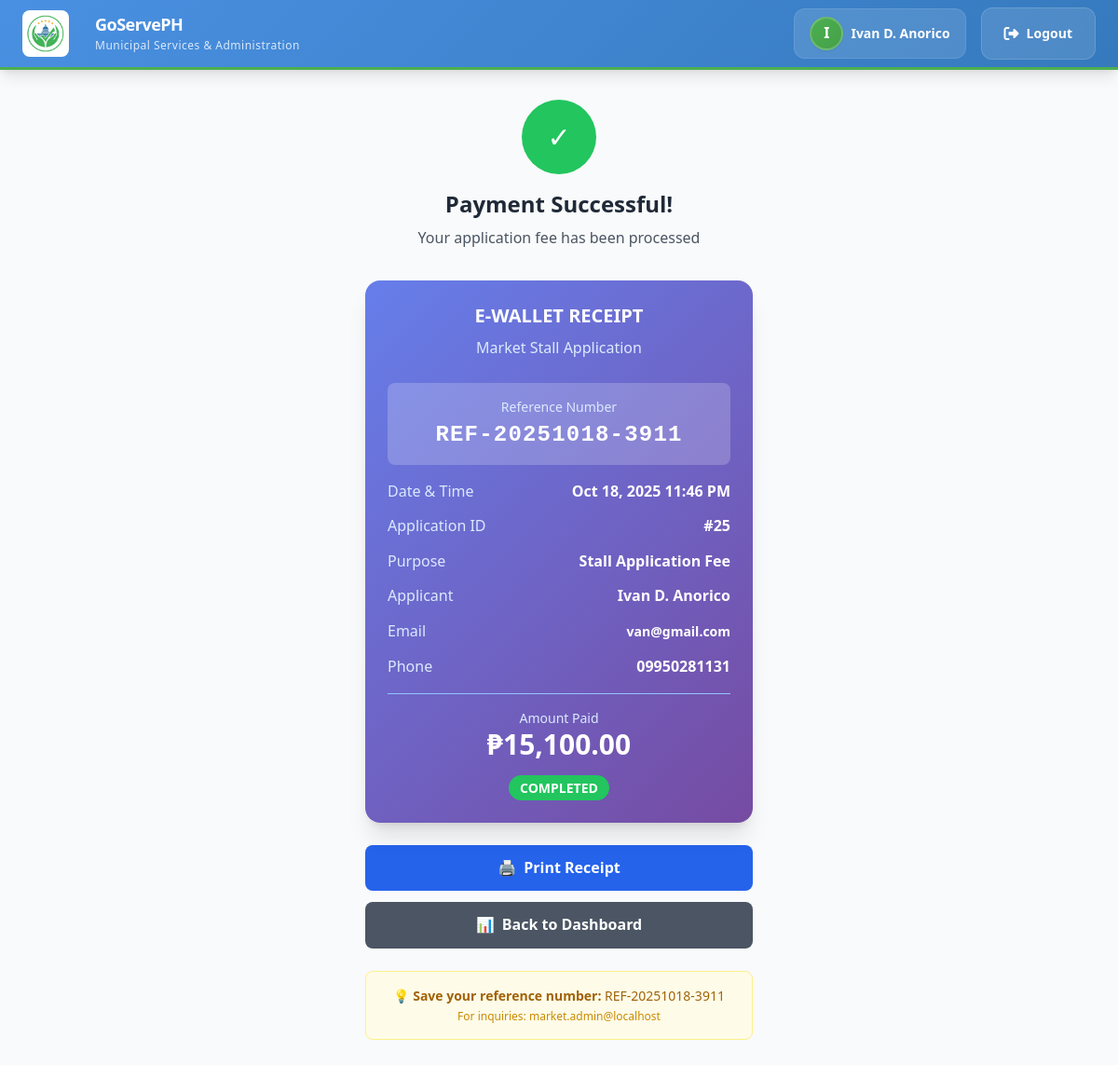
/citizen_portal/digital_card/payment_success.php?application_id=25 (signed in), run on the app's committed database.
### tables this page shows
CREATE TABLE `application_fee` (
  `id` int(11) NOT NULL,
  `application_id` int(11) NOT NULL,
  `application_fee` decimal(10,2) NOT NULL DEFAULT 100.00,
  `security_bond` decimal(10,2) NOT NULL DEFAULT 10000.00,
  `stall_rights_fee` decimal(10,2) NOT NULL,
  `total_amount` decimal(10,2) NOT NULL,
  `payment_date` datetime DEFAULT NULL,
  `status` enum('pending','paid','cancelled') NOT NULL DEFAULT 'pending',
  `reference_number` varchar(100) DEFAULT NULL,
  `payment_method` varchar(50) DEFAULT NULL,
  `phone_number` varchar(20) DEFAULT NULL,
  `email` varchar(255) DEFAULT NULL,
  `verification_code` varchar(6) DEFAULT NULL,
  `verification_attempts` int(11) DEFAULT 0,
  `verified_at` datetime DEFAULT NULL,
  `expires_at` datetime DEFAULT NULL,
  `created_at` datetime DEFAULT current_timestamp(),
  `updated_at` datetime DEFAULT current_timestamp() ON UPDATE current_timestamp()
);

CREATE TABLE `applications` (
  `id` int(11) NOT NULL,
  `user_id` int(11) NOT NULL,
  `stall_id` int(11) NOT NULL,
  `application_type` enum('new','renewal','transfer') NOT NULL DEFAULT 'new',
  `first_name` varchar(100) NOT NULL,
  `middle_name` varchar(100) DEFAULT NULL,
  `last_name` varchar(100) NOT NULL,
  `gender` enum('Male','Female','Other') NOT NULL,
  `date_of_birth` date NOT NULL,
  `civil_status` enum('Single','Married','Divorced','Widowed') NOT NULL,
  `house_number` varchar(50) DEFAULT NULL,
  `street` varchar(255) DEFAULT NULL,
  `barangay` varchar(255) DEFAULT NULL,
  `city` varchar(255) DEFAULT NULL,
  `zip_code` varchar(10) DEFAULT NULL,
  `contact_number` varchar(20) NOT NULL,
  `email` varchar(255) NOT NULL,
  `market_name` varchar(255) NOT NULL,
  `market_section` varchar(255) NOT NULL,
  `stall_number` varchar(100) NOT NULL,
  `business_name` varchar(255) NOT NULL,
  `certification_agree` tinyint(1) NOT NULL DEFAULT 0,
  `status` enum('pending','approved','rejected','cancelled','payment_phase','paid','documents_submitted','expired') NOT NULL DEFAULT 'pending',
  `application_date` datetime NOT NULL DEFAULT current_timestamp(),
  `updated_at` datetime DEFAULT current_timestamp() ON UPDATE current_timestamp()
);

### citizen_portal/digital_card/payment_success.php (the view, shortened to what this page needs)
<?php
$user_id = $_SESSION['user_id'];
$application_id = isset($_GET['application_id']) ? intval($_GET['application_id']) : null;
require_once '../../db/Market/market_db.php';
$application = null;
$payment_details = null;
try {
    $stmt = $pdo->prepare("
        SELECT
            a.*,
            s.name as stall_name,
            s.price as stall_price,
            m.name as market_name,
            sr.class_name
        FROM applications a
        LEFT JOIN stalls s ON a.stall_id = s.id
        LEFT JOIN maps m ON s.map_id = m.id
        LEFT JOIN stall_rights sr ON s.class_id = sr.class_id
        WHERE a.id = ? AND a.user_id = ?
    ");
    $stmt->execute([$application_id, $user_id]);
    $application = $stmt->fetch(PDO::FETCH_ASSOC);
    $payment_stmt = $pdo->prepare("
        SELECT af.*, a.email as user_email, a.contact_number as user_phone
        FROM application_fee af
        LEFT JOIN applications a ON af.application_id = a.id
        WHERE af.application_id = ? AND af.status = 'paid'
        ORDER BY af.id DESC LIMIT 1
    ");
    $payment_stmt->execute([$application_id]);
    $payment_details = $payment_stmt->fetch(PDO::FETCH_ASSOC);
} catch (PDOException $e) {
    error_log("Database error: " . $e->getMessage());
    $_SESSION['error'] = "Database error occurred.";
    header('Location: market-dashboard.php');
    exit;
}
$email = $payment_details['email'] ?? $payment_details['user_email'] ?? $_SESSION['email'] ?? $application['email'] ?? 'Not provided';
$phone = $payment_details['phone_number'] ?? $payment_details['user_phone'] ?? $_SESSION['phone_number'] ?? $application['contact_number'] ?? 'Not provided';
?>
<!DOCTYPE html>
<html lang="en">
<head>
    <script src="https://cdn.tailwindcss.com"></script>
    <link rel="stylesheet" href="../navbar.css">
</head>
<body class="bg-gray-50">
    <?php include '../../citizen_portal/navbar.php'; ?>
    <div class="container mx-auto px-4 py-8 max-w-md">
        <div class="text-center mb-8">
            <div class="success-animation mb-4">
                <div class="w-20 h-20 bg-green-500 rounded-full flex items-center justify-center mx-auto">
                    <span class="text-3xl text-white">✓</span>
                </div>
            </div>
            <h1 class="text-2xl font-bold text-gray-800 mb-2">Payment Successful!</h1>
            <p class="text-gray-600">Your application fee has been processed</p>
        </div>
        <div class="receipt-card p-6 mb-6 shadow-xl">
            <div class="text-center mb-6">
                <h2 class="text-xl font-bold mb-2">E-WALLET RECEIPT</h2>
                <p class="text-blue-100">Market Stall Application</p>
            </div>
            <div class="bg-white bg-opacity-20 rounded-lg p-4 mb-4 text-center">
                <p class="text-sm text-blue-100 mb-1">Reference Number</p>
                <p class="text-2xl font-bold font-mono tracking-wider">
                    <?= $payment_details['reference_number'] ?? 'N/A' ?>
                </p>
            </div>
            <div class="space-y-3">
                <div class="flex justify-between items-center">
                    <span class="text-blue-100">Date & Time</span>
                    <span class="font-semibold"><?= date('M j, Y g:i A', strtotime($payment_details['payment_date'] ?? 'now')) ?></span>
                </div>
                <div class="flex justify-between items-center">
                    <span class="text-blue-100">Application ID</span>
                    <span class="font-semibold">#<?= $application['id'] ?></span>
                </div>
                <div class="flex justify-between items-center">
                    <span class="text-blue-100">Purpose</span>
                    <span class="font-semibold text-right">Stall Application Fee</span>
                </div>
                <div class="flex justify-between items-center">
                    <span class="text-blue-100">Applicant</span>
                    <span class="font-semibold"><?= htmlspecialchars($full_name) ?></span>
                </div>
                <div class="flex justify-between items-center">
                    <span class="text-blue-100">Email</span>
                    <span class="font-semibold text-sm"><?= htmlspecialchars($email) ?></span>
                </div>
                <div class="flex justify-between items-center">
                    <span class="text-blue-100">Phone</span>
                    <span class="font-semibold"><?= htmlspecialchars($phone) ?></span>
                </div>
            </div>
            <div class="border-t border-blue-300 mt-4 pt-4 text-center">
                <p class="text-blue-100 text-sm">Amount Paid</p>
                <p class="text-3xl font-bold">₱<?= number_format($payment_details['total_amount'] ?? 0, 2) ?></p>
            </div>
            <div class="text-center mt-4">
                <span class="bg-green-500 text-white px-3 py-1 rounded-full text-sm font-semibold">
                    COMPLETED
                </span>
            </div>
        </div>
        <div class="space-y-3 no-print">
            <button onclick="window.print()"
                   class="w-full bg-blue-600 hover:bg-blue-700 text-white font-semibold py-3 px-6 rounded-lg transition-colors duration-200 flex items-center justify-center">
                <span class="mr-2">🖨️</span>
                Print Receipt
            </button>
            <a href="../market_card/market-dashboard.php"
               class="w-full bg-gray-600 hover:bg-gray-700 text-white font-semibold py-3 px-6 rounded-lg transition-colors duration-200 flex items-center justify-center no-print">
                <span class="mr-2">📊</span>
                Back to Dashboard
            </a>
        </div>
        <div class="text-center mt-6 p-4 bg-yellow-50 border border-yellow-200 rounded-lg no-print">
            <p class="text-yellow-700 text-sm">
                💡 <strong>Save your reference number:</strong> <?= $payment_details['reference_number'] ?? 'N/A' ?>
            </p>
            <p class="text-yellow-600 text-xs mt-1">
                For inquiries: market.admin@localhost
            </p>
        </div>
    </div>
</body>
</html>

### citizen_portal/navbar.css (style rules this page uses)
:root { --primary-color: #4a90e2; --primary-dark: #357abd; --primary-light: #6ba8e9; --secondary-color: #9aa5b1; --accent-color: #4caf50; --accent-dark: #45a049; --accent-light: #66bb6a; --background-color: #fbfbfb; --white: #ffffff; --gray-light: #f8f9fa; --gray-medium: #e9ecef; --gray-dark: #6c757d; --text-primary: #2d3748; --text-secondary: #4a5568; --text-light: #718096; --font-family: 'Segoe UI', Tahoma, Geneva, Verdana, sans-serif; --font-size-xs: 0.75rem; --font-size-sm: 0.875rem; --font-size-base: 1rem; --font-size-lg: 1.125rem; --font-size-xl: 1.25rem; --font-size-2xl: 1.5rem; --spacing-xs: 0.25rem; --spacing-sm: 0.5rem; --spacing-md: 1rem; --spacing-lg: 1.5rem; --spacing-xl: 2rem; --spacing-2xl: 3rem; --border-radius-sm: 0.375rem; --border-radius-md: 0.5rem; --border-radius-lg: 0.75rem; --border-radius-xl: 1rem; --shadow-sm: 0 1px 2px 0 rgba(0, 0, 0, 0.05); --shadow-md: 0 4px 6px -1px rgba(0, 0, 0, 0.1), 0 2px 4px -1px rgba(0, 0, 0, 0.06); --shadow-lg: 0 10px 15px -3px rgba(0, 0, 0, 0.1), 0 4px 6px -2px rgba(0, 0, 0, 0.05); --transition-fast: 0.15s ease-in-out; --transition-normal: 0.3s ease-in-out; --transition-slow: 0.5s ease-in-out; --z-dropdown: 1000; --z-sticky: 1020; --z-fixed: 1030; --z-modal: 1040; --z-popover: 1050; --z-tooltip: 1060; }
* { margin: 0; padding: 0; box-sizing: border-box; }
body { font-family: var(--font-family); line-height: 1.6; color: var(--text-primary); background-color: var(--background-color); }

### citizen_portal/digital_card/payment_success.php (style rules this page uses)
.success-animation { animation: bounce 2s infinite; }
.receipt-card { background: linear-gradient(135deg, #667eea 0%, #764ba2 100%); border-radius: 1rem; color: white; }

### data on the page
application_fee: reference_number "REF-20251018-3911", payment_date "Oct 18, 2025 11:46 PM", email "van@gmail.com", phone_number "09950281131", total_amount "15,100.00"
applications: id "25"

### other printed values
substr(htmlspecialchars($full_name), 0, 1) "I"
$full_name "Ivan D. Anorico"
